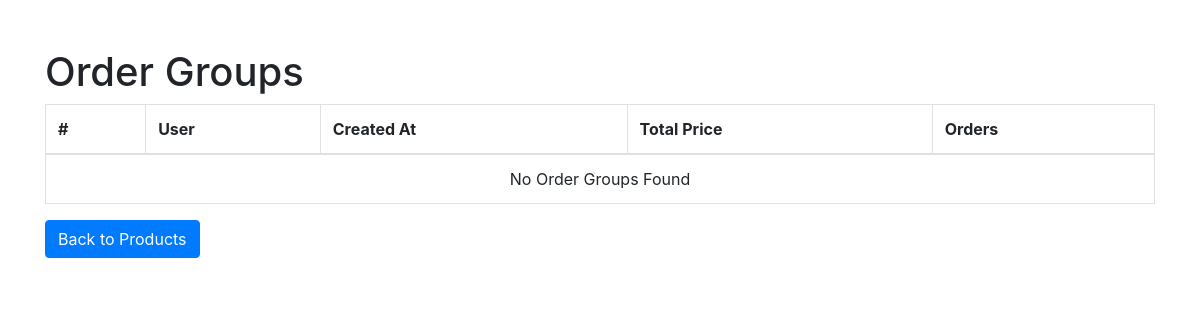
The page /order-groups/ on the database as committed earlier.
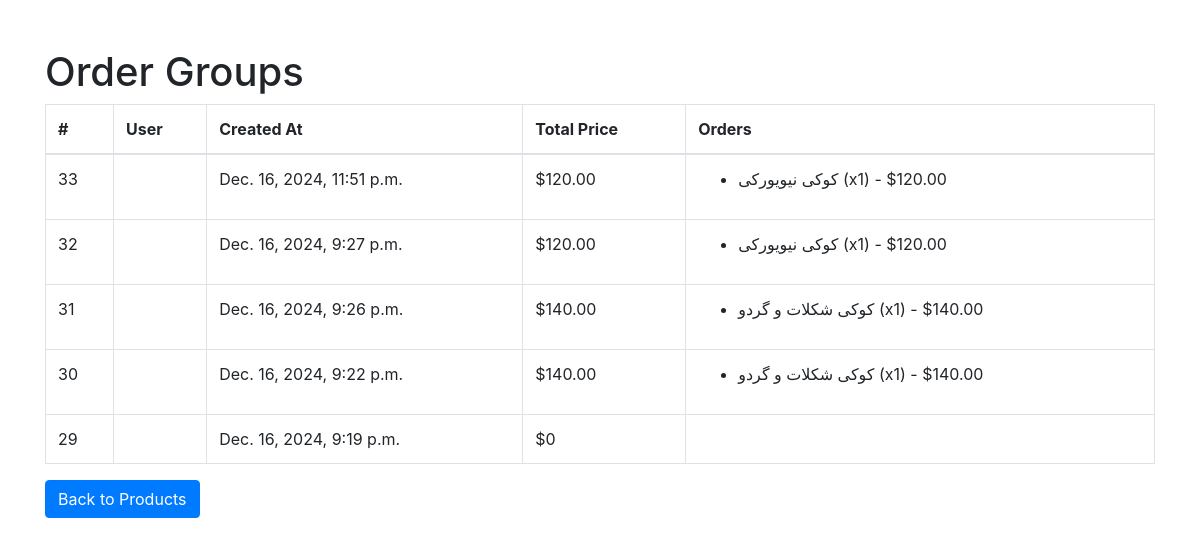
The same page on the database as committed later.
### shop/models.py (models this page shows, shortened)
class OrderGroup(models.Model):
    user = models.ForeignKey(User, on_delete=models.CASCADE)
    created_at = models.DateTimeField(auto_now_add=True)
    order_number=models.PositiveIntegerField(null=True)
    @property
    def total_price(self):
        return sum(order.total_price for order in self.orders.all())  # 'orders' is the related_name of Order model

class Order(models.Model):
    order_group = models.ForeignKey(OrderGroup, related_name='orders', on_delete=models.CASCADE,null=True,blank=True)
    product = models.ForeignKey(Product, on_delete=models.CASCADE,null=True)
    quantity = models.PositiveIntegerField(null=True)
    total_price = models.DecimalField(max_digits=10, decimal_places=2)

class Product(models.Model):
    name = models.CharField(max_length=100)
    price = models.PositiveIntegerField()
    quantity = models.PositiveIntegerField()
    image = models.ImageField(upload_to='images', null=True, blank=True)  # Image field added
    ingredient= models.CharField(max_length=500,null=True, blank=True)
    description=models.CharField(max_length=1000,null=True, blank=True)

### shop/views.py (the view)
# urls.py: path('order-groups/', views.order_group_list, name='order_group_list'),  # List order groups
def order_group_list(request):
    order_groups = OrderGroup.objects.filter(created_at__date=date.today()).order_by('-created_at')
    return render(request, 'shop/order_group_list.html', {'order_groups': order_groups})

### shop/templates/shop/order_group_list.html (shortened to what this page needs)
<!DOCTYPE html>
<html>
<head>
    <link rel="stylesheet" href="https://stackpath.bootstrapcdn.com/bootstrap/4.5.2/css/bootstrap.min.css">
</head>
<body>
    <div class="container mt-5">
        <h1>Order Groups</h1>
        <table class="table table-bordered">
            <thead>
                <tr>
                    <th>#</th>
                    <th>User</th>
                    <th>Created At</th>
                    <th>Total Price</th>
                    <th>Orders</th>
                </tr>
            </thead>
            <tbody>
                {% for order_group in order_groups %}
                <tr>
                    <td>{{ order_group.id }}</td>
                    <td>{{ order_group.user.first_name }} {{ order_group.user.last_name }}</td>
                    <td>{{ order_group.created_at }}</td>
                    <td>${{ order_group.total_price }}</td>
                    <td>
                        <ul>
                            {% for order in order_group.orders.all %}
                            <li>
                                {{ order.product.name }} (x{{ order.quantity }}) - ${{ order.total_price }}
                            </li>
                            {% endfor %}
                        </ul>
                    </td>
                </tr>
                {% empty %}
                <tr>
                    <td colspan="5" class="text-center">No Order Groups Found</td>
                </tr>
                {% endfor %}
            </tbody>
        </table>
        <a href="{% url 'product_list' %}" class="btn btn-primary">Back to Products</a>
    </div>
</body>
</html>

Rows that differ between the two databases and show on the page:
added OrderGroup: id "33", created_at "Dec. 16, 2024, 11:51 p.m.", total_price "120.00"
added Order: product.name "کوکی نیویورکی", quantity "1", total_price "120.00", shown under "33"
added OrderGroup: id "32", created_at "Dec. 16, 2024, 9:27 p.m.", total_price "120.00"
added Order: product.name "کوکی نیویورکی", quantity "1", total_price "120.00", shown under "32"
added OrderGroup: id "31", created_at "Dec. 16, 2024, 9:26 p.m.", total_price "140.00"
added Order: product.name "کوکی شکلات و گردو", quantity "1", total_price "140.00", shown under "31"
added OrderGroup: id "30", created_at "Dec. 16, 2024, 9:22 p.m.", total_price "140.00"
added Order: product.name "کوکی شکلات و گردو", quantity "1", total_price "140.00", shown under "30"
added OrderGroup: id "29", created_at "Dec. 16, 2024, 9:19 p.m.", total_price "0"
Other text that changed with them:
text no longer shown: "No Order Groups Found"
